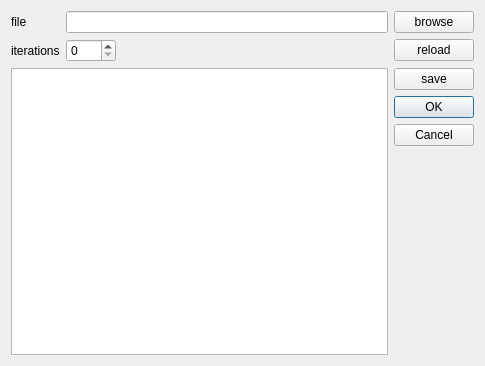
<?xml version="1.0" encoding="UTF-8"?>
<ui version="4.0">
 <class>LSystemDialog</class>
 <widget class="QDialog" name="LSystemDialog">
  <property name="geometry">
   <rect>
    <x>0</x>
    <y>0</y>
    <width>485</width>
    <height>366</height>
   </rect>
  </property>
  <property name="sizePolicy">
   <sizepolicy hsizetype="Fixed" vsizetype="Fixed">
    <horstretch>0</horstretch>
    <verstretch>0</verstretch>
   </sizepolicy>
  </property>
  <property name="windowTitle">
   <string>Dialog</string>
  </property>
  <layout class="QGridLayout" name="gridLayout">
   <item row="0" column="0">
    <widget class="QLabel" name="label">
     <property name="text">
      <string>file</string>
     </property>
    </widget>
   </item>
   <item row="0" column="4">
    <widget class="QPushButton" name="browse">
     <property name="text">
      <string>browse</string>
     </property>
    </widget>
   </item>
   <item row="0" column="1">
    <widget class="QLineEdit" name="path"/>
   </item>
   <item row="2" column="0" rowspan="7" colspan="2">
    <widget class="QPlainTextEdit" name="text_edit"/>
   </item>
   <item row="3" column="4">
    <widget class="QDialogButtonBox" name="buttonBox">
     <property name="minimumSize">
      <size>
       <width>0</width>
       <height>0</height>
      </size>
     </property>
     <property name="maximumSize">
      <size>
       <width>150</width>
       <height>16777215</height>
      </size>
     </property>
     <property name="orientation">
      <enum>Qt::Vertical</enum>
     </property>
     <property name="standardButtons">
      <set>QDialogButtonBox::Cancel|QDialogButtonBox::Ok</set>
     </property>
    </widget>
   </item>
   <item row="1" column="4">
    <widget class="QPushButton" name="reload">
     <property name="text">
      <string>reload</string>
     </property>
    </widget>
   </item>
   <item row="1" column="1">
    <widget class="QSpinBox" name="iterations">
     <property name="maximumSize">
      <size>
       <width>50</width>
       <height>16777215</height>
      </size>
     </property>
     <property name="maximum">
      <number>65536</number>
     </property>
    </widget>
   </item>
   <item row="1" column="0">
    <widget class="QLabel" name="label_2">
     <property name="text">
      <string>iterations</string>
     </property>
    </widget>
   </item>
   <item row="2" column="4">
    <widget class="QPushButton" name="save">
     <property name="text">
      <string>save</string>
     </property>
    </widget>
   </item>
  </layout>
 </widget>
 <resources/>
 <connections>
  <connection>
   <sender>buttonBox</sender>
   <signal>accepted()</signal>
   <receiver>LSystemDialog</receiver>
   <slot>accept()</slot>
   <hints>
    <hint type="sourcelabel">
     <x>248</x>
     <y>254</y>
    </hint>
    <hint type="destinationlabel">
     <x>157</x>
     <y>274</y>
    </hint>
   </hints>
  </connection>
  <connection>
   <sender>buttonBox</sender>
   <signal>rejected()</signal>
   <receiver>LSystemDialog</receiver>
   <slot>reject()</slot>
   <hints>
    <hint type="sourcelabel">
     <x>316</x>
     <y>260</y>
    </hint>
    <hint type="destinationlabel">
     <x>286</x>
     <y>274</y>
    </hint>
   </hints>
  </connection>
 </connections>
</ui>
